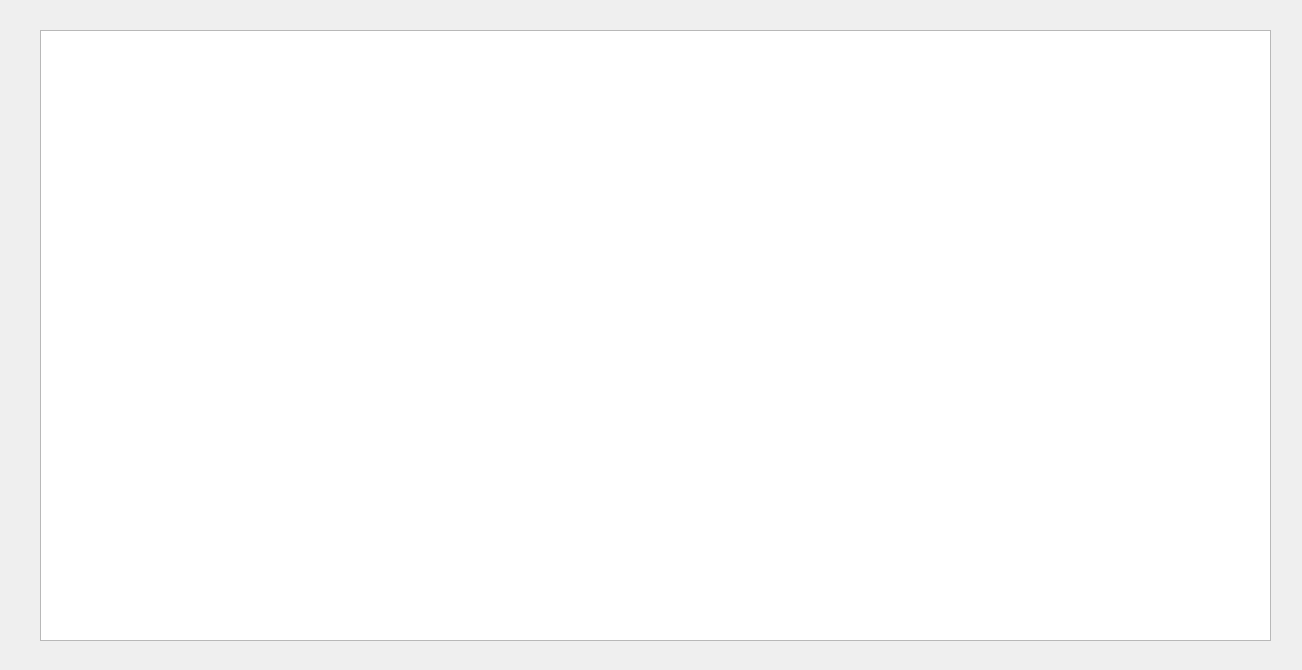
<?xml version="1.0" encoding="UTF-8"?>
<ui version="4.0">
 <class>MaisonListeViewer</class>
 <widget class="QDialog" name="MaisonListeViewer">
  <property name="geometry">
   <rect>
    <x>0</x>
    <y>0</y>
    <width>1302</width>
    <height>670</height>
   </rect>
  </property>
  <property name="windowTitle">
   <string>Dialog</string>
  </property>
  <widget class="QListWidget" name="listWidgetMaisons">
   <property name="geometry">
    <rect>
     <x>40</x>
     <y>30</y>
     <width>1231</width>
     <height>611</height>
    </rect>
   </property>
  </widget>
 </widget>
 <resources/>
 <connections/>
</ui>
